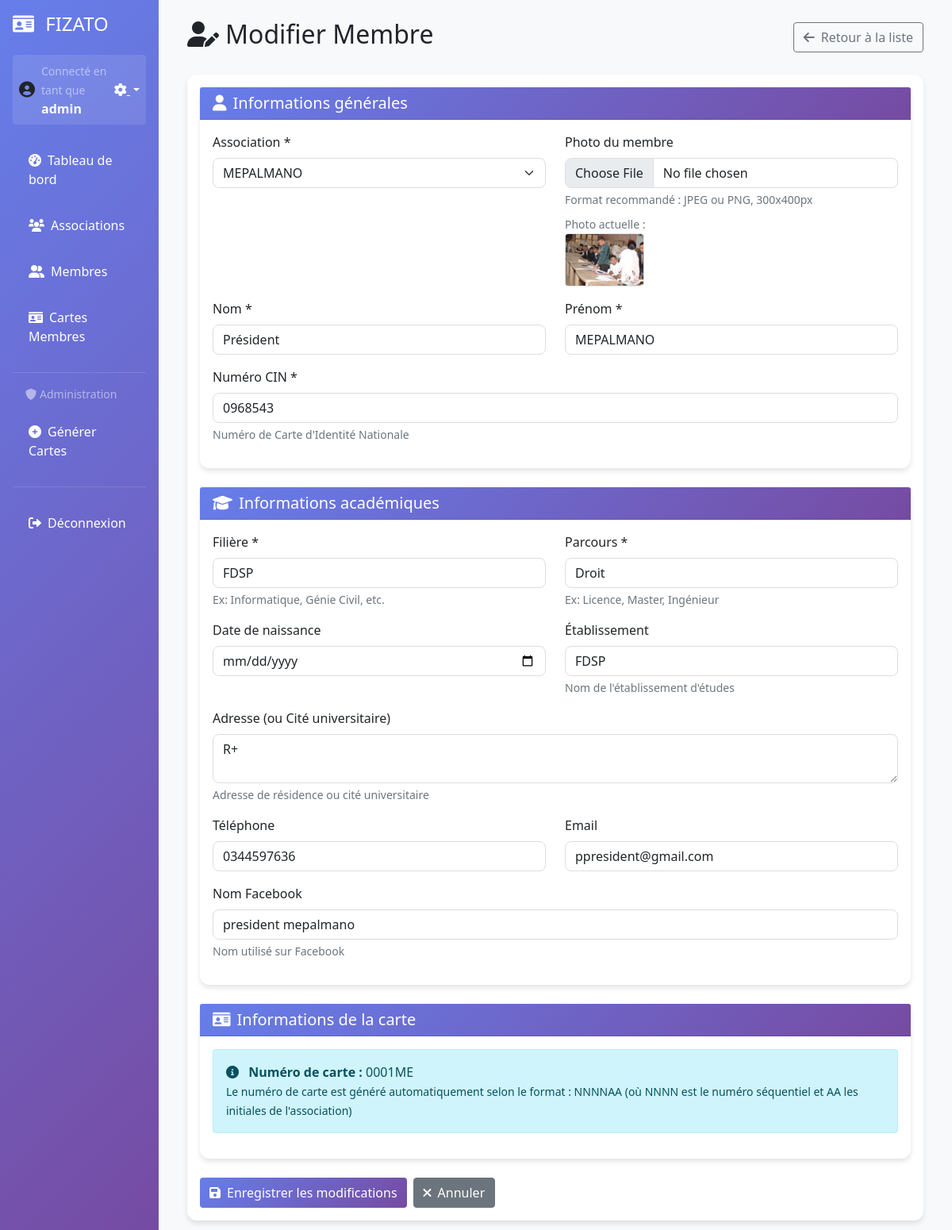
/membres/11/modifier/ (signed in), run on the app's committed database.
### membres/models.py (models this page shows, shortened)
class Membre(models.Model):
    user = models.OneToOneField(User, on_delete=models.CASCADE, blank=True, null=True, verbose_name="Utilisateur", help_text="Compte utilisateur associé")
    association = models.ForeignKey(Association, on_delete=models.CASCADE, related_name='membres')
    nom = models.CharField(max_length=100, verbose_name="Nom du membre")
    prenom = models.CharField(max_length=100, verbose_name="Prénom du membre")
    numero_cin = models.CharField(
        max_length=20,
        verbose_name="N° CIN",
        unique=True,
        help_text="Numéro de Carte d'Identité Nationale"
    )
    filiere = models.CharField(max_length=100, verbose_name="Filière")
    parcours = models.CharField(max_length=100, verbose_name="Parcours")
    numero_carte = models.CharField(max_length=20, verbose_name="N°C", unique=True, blank=True)
    photo = models.ImageField(upload_to='photos/membres/', blank=True, null=True, verbose_name="Photo du membre")
    date_naissance = models.DateField(blank=True, null=True, verbose_name="Date de naissance")
    etablissement = models.CharField(max_length=150, blank=True, null=True, verbose_name="Établissement")
    adresse = models.CharField(max_length=255, blank=True, null=True, verbose_name="Adresse ou Cité universitaire")
    telephone = models.CharField(max_length=30, blank=True, null=True, verbose_name="Téléphone")
    email = models.EmailField(blank=True, null=True, verbose_name="Email")
    nom_facebook = models.CharField(max_length=100, blank=True, null=True, verbose_name="Nom Facebook")
    created_at = models.DateTimeField(auto_now_add=True)
    updated_at = models.DateTimeField(auto_now=True)
    class Meta:
        verbose_name = "Membre"
        verbose_name_plural = "Membres"
        ordering = ['-created_at']

### membres/views.py (the view)
# urls.py: path('membres/<int:membre_id>/modifier/', views.modifier_membre, name='modifier_membre'),
@can_modify_members
def modifier_membre(request, membre_id):
    membre = get_object_or_404(Membre, id=membre_id)
    if request.method == 'POST':
        form = MembreForm(request.POST, request.FILES, instance=membre)
        if form.is_valid():
            try:
                membre_instance = form.save()
                messages.success(request, f'Membre "{membre_instance.prenom} {membre_instance.nom}" modifié avec succès!')
                return redirect('liste_membres')
            except Exception as e:
                messages.error(request, f'Erreur lors de la sauvegarde : {str(e)}')
        else:
            messages.error(request, 'Erreur dans le formulaire. Veuillez vérifier les champs marqués en rouge.')
            for field, errors in form.errors.items():
                for error in errors:
                    field_label = form.fields[field].label if field in form.fields else field
                    messages.error(request, f'{field_label}: {error}')
    else:
        form = MembreForm(instance=membre)
    return render(request, 'membres/modifier_membre.html', {
        'form': form,
        'membre': membre,
        'is_edit': True,
    })

### membres/models.py (called while the page is built)
    def __str__(self):
        return self.nom

### membres/templates/membres/modifier_membre.html (shortened to what this page needs)
{% extends 'membres/base.html' %}
{% block content %}
<div class="d-flex justify-content-between align-items-center mb-4">
    <h2>
        <i class="fas fa-user-edit me-2"></i>Modifier Membre
    </h2>
    <a href="{% url 'liste_membres' %}" class="btn btn-outline-secondary">
        <i class="fas fa-arrow-left me-2"></i>Retour à la liste
    </a>
</div>
<div class="card">
    <div class="card-body">
        <form method="post" enctype="multipart/form-data">
            <div class="card mb-4">
                <div class="card-header">
                    <h5 class="mb-0"><i class="fas fa-user me-2"></i>Informations générales</h5>
                </div>
                <div class="card-body">
                    <div class="row">
                        <div class="col-md-6">
                            <div class="mb-3">
                                <label class="form-label">Association *</label>
                                {{ form.association }}
                            </div>
                        </div>
                        <div class="col-md-6">
                            <div class="mb-3">
                                <label class="form-label">Photo du membre</label>
                                {{ form.photo }}
                                <div class="form-text">Format recommandé : JPEG ou PNG, 300x400px</div>
                                {% if membre.photo %}
                                    <div class="mt-2">
                                        <small class="text-muted">Photo actuelle :</small><br>
                                        <img src="{{ membre.photo.url }}" alt="Photo actuelle" style="max-width: 100px; max-height: 133px;" class="border rounded">
                                    </div>
                                {% endif %}
                            </div>
                        </div>
                    </div>
                    <div class="row">
                        <div class="col-md-6">
                            <div class="mb-3">
                                <label class="form-label">Nom *</label>
                                {{ form.nom }}
                            </div>
                        </div>
                        <div class="col-md-6">
                            <div class="mb-3">
                                <label class="form-label">Prénom *</label>
                                {{ form.prenom }}
                            </div>
                        </div>
                    </div>
                    <div class="mb-3">
                        <label class="form-label">Numéro CIN *</label>
                        {{ form.numero_cin }}
                        <div class="form-text">Numéro de Carte d'Identité Nationale</div>
                    </div>
                </div>
            </div>
            <div class="card mb-4">
                <div class="card-header">
                    <h5 class="mb-0"><i class="fas fa-graduation-cap me-2"></i>Informations académiques</h5>
                </div>
                <div class="card-body">
                    <div class="row">
                        <div class="col-md-6">
                            <div class="mb-3">
                                <label class="form-label">Filière *</label>
                                {{ form.filiere }}
                                <div class="form-text">Ex: Informatique, Génie Civil, etc.</div>
                            </div>
                        </div>
                        <div class="col-md-6">
                            <div class="mb-3">
                                <label class="form-label">Parcours *</label>
                                {{ form.parcours }}
                                <div class="form-text">Ex: Licence, Master, Ingénieur</div>
                            </div>
                        </div>
                    </div>
                    <div class="row">
                        <div class="col-md-6">
                            <div class="mb-3">
                                <label class="form-label">Date de naissance</label>
                                {{ form.date_naissance }}
                            </div>
                        </div>
                        <div class="col-md-6">
                            <div class="mb-3">
                                <label class="form-label">Établissement</label>
                                {{ form.etablissement }}
                                <div class="form-text">Nom de l'établissement d'études</div>
                            </div>
                        </div>
                    </div>
                    <div class="mb-3">
                        <label class="form-label">Adresse (ou Cité universitaire)</label>
                        {{ form.adresse }}
                        <div class="form-text">Adresse de résidence ou cité universitaire</div>
                    </div>
                    <div class="row">
                        <div class="col-md-6">
                            <div class="mb-3">
                                <label class="form-label">Téléphone</label>
                                {{ form.telephone }}
                            </div>
                        </div>
                        <div class="col-md-6">
                            <div class="mb-3">
                                <label class="form-label">Email</label>
                                {{ form.email }}
                            </div>
                        </div>
                    </div>
                    <div class="mb-3">
                        <label class="form-label">Nom Facebook</label>
                        {{ form.nom_facebook }}
                        <div class="form-text">Nom utilisé sur Facebook</div>
                    </div>
                </div>
            </div>
            <div class="card mb-4">
                <div class="card-header">
                    <h5 class="mb-0"><i class="fas fa-id-card me-2"></i>Informations de la carte</h5>
                </div>
                <div class="card-body">
                    <div class="alert alert-info">
                        <i class="fas fa-info-circle me-2"></i>
                        <strong>Numéro de carte :</strong> {{ membre.numero_carte|default:"Sera généré automatiquement" }}
                        <br><small>Le numéro de carte est généré automatiquement selon le format : NNNNAA (où NNNN est le numéro séquentiel et AA les initiales de l'association)</small>
                    </div>
                </div>
            </div>
            <div class="d-flex gap-2">
                <button type="submit" class="btn btn-primary">
                    <i class="fas fa-save me-2"></i>Enregistrer les modifications
                </button>
                <a href="{% url 'liste_membres' %}" class="btn btn-secondary">
                    <i class="fas fa-times me-2"></i>Annuler
                </a>
            </div>
        </form>
    </div>
</div>
{% endblock %}

### membres/templates/membres/base.html (shortened to what this page needs)
<!DOCTYPE html>
<html lang="fr">
<head>
    <link href="https://cdn.jsdelivr.net/npm/bootstrap@5.1.3/dist/css/bootstrap.min.css" rel="stylesheet">
    <link href="https://cdnjs.cloudflare.com/ajax/libs/font-awesome/6.0.0/css/all.min.css" rel="stylesheet">
</head>
<body class="bg-light">
    <div class="container-fluid">
        <div class="row">
            <div class="col-md-3 col-lg-2 sidebar p-0">
                <div class="p-3">
                    <h4 class="text-white mb-4">
                        <a href="{% url 'admin:index' %}" class="text-white text-decoration-none admin-icon" title="Administration Django">
                            <i class="fas fa-id-card me-2"></i>
                        </a><a href="{% url 'detail_fizato' %}" class="text-white text-decoration-none" title="Détails FIZATO">FIZATO</a>
                    </h4>
                    {% if user.is_authenticated %}
                        <div class="user-status mb-3 p-2 rounded" style="background: rgba(255,255,255,0.1);">
                            <div class="d-flex align-items-center">
                                <div class="me-2">
                                    {% if user.membre and user.membre.photo %}
                                        <img src="{{ user.membre.photo.url }}" alt="Photo profil"
                                             class="rounded-circle" style="width: 40px; height: 40px; object-fit: cover;">
                                    {% else %}
                                        <i class="fas fa-user-circle fa-lg"></i>
                                    {% endif %}
                                </div>
                                <div class="flex-grow-1">
                                    <small class="text-white-50">Connecté en tant que</small>
                                    <div class="text-white fw-bold">{{ user.get_full_name|default:user.username }}</div>
                                </div>
                                <div class="dropdown">
                                    <a href="#" class="text-white dropdown-toggle" data-bs-toggle="dropdown" title="Options du profil">
                                        <i class="fas fa-cog"></i>
                                    </a>
                                </div>
                            </div>
                        </div>
                    {% endif %}
                    <nav class="nav flex-column">
                        <a class="nav-link" href="{% url 'dashboard' %}">
                            <i class="fas fa-tachometer-alt me-2"></i>Tableau de bord
                        </a>
                        <a class="nav-link" href="{% url 'liste_associations' %}">
                            <i class="fas fa-users me-2"></i>Associations
                        </a>
                        <a class="nav-link" href="{% url 'liste_membres' %}">
                            <i class="fas fa-user-friends me-2"></i>Membres
                        </a>
                        <a class="nav-link" href="{% url 'liste_cartes_membres' %}">
                            <i class="fas fa-id-card me-2"></i>Cartes Membres
                        </a>
                        {% if user.is_staff or user.is_superuser %}
                        <hr class="text-white-50 my-3">
                        <small class="text-white-50 px-3 mb-2 d-block">
                            <i class="fas fa-shield-alt me-1"></i>Administration
                        </small>
                        <a class="nav-link" href="{% url 'generer_cartes' %}">
                            <i class="fas fa-plus-circle me-2"></i>Générer Cartes
                        </a>
                        {% endif %}
                        {% if user.is_authenticated %}
                        <hr class="text-white-50">
                        <a class="nav-link" href="#" data-bs-toggle="modal" data-bs-target="#logoutModal">
                            <i class="fas fa-sign-out-alt me-2"></i>Déconnexion
                        </a>
                        {% endif %}
                    </nav>
                </div>
            </div>
            <div class="col-md-9 col-lg-10">
                <div class="p-4">
                    {% block content %}
                    {% endblock %}
                </div>
            </div>
        </div>
    </div>
</body>
</html>

### membres/templates/membres/base.html (style rules this page uses)
.sidebar { min-height: 100vh; background: linear-gradient(135deg, #667eea 0%, #764ba2 100%); }
.sidebar .nav-link { color: white; padding: 12px 20px; margin: 5px 0; border-radius: 8px; transition: all 0.3s; }
.card { box-shadow: 0 4px 6px rgba(0, 0, 0, 0.1); border: none; border-radius: 12px; }
.btn-primary { background: linear-gradient(135deg, #667eea 0%, #764ba2 100%); border: none; }
.form-control, .form-select { border-radius: 8px; border: 1px solid #ddd; }

### membres/templates/membres/modifier_membre.html (style rules this page uses)
.card-header { background: linear-gradient(135deg, #667eea 0%, #764ba2 100%); color: white; }

### data on the page
Membre: association "MEPALMANO", photo (picture), nom "Président", prenom "MEPALMANO", numero_cin "0968543", filiere "FDSP", parcours "Droit", etablissement "FDSP", adresse "R+", telephone "0344597636", email "ppresident@gmail.com", nom_facebook "president mepalmano", numero_carte "0001ME"

### other printed values
{{ user.get_full_name|default:user.username }} "admin"
